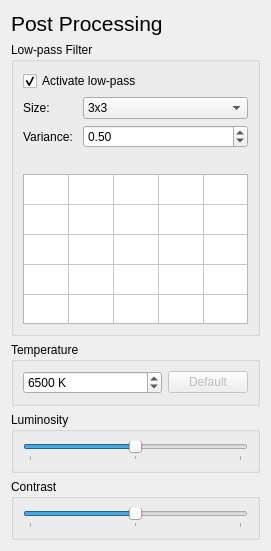
<?xml version="1.0" encoding="UTF-8"?>
<ui version="4.0">
 <class>QGlPostProdUnit</class>
 <widget class="QWidget" name="QGlPostProdUnit">
  <property name="geometry">
   <rect>
    <x>0</x>
    <y>0</y>
    <width>269</width>
    <height>551</height>
   </rect>
  </property>
  <property name="windowTitle">
   <string>Post Prod Panel</string>
  </property>
  <layout class="QVBoxLayout" name="verticalLayout_2">
   <item>
    <widget class="QLabel" name="postProdTitleLabel">
     <property name="styleSheet">
      <string notr="true">font-size: 16pt;</string>
     </property>
     <property name="text">
      <string>Post Processing</string>
     </property>
    </widget>
   </item>
   <item>
    <widget class="QGroupBox" name="lowpassFilterGroup">
     <property name="title">
      <string>Low-pass Filter</string>
     </property>
     <layout class="QVBoxLayout" name="verticalLayout">
      <item>
       <widget class="QCheckBox" name="activateLowpassCheck">
        <property name="text">
         <string>Activate low-pass</string>
        </property>
        <property name="checked">
         <bool>true</bool>
        </property>
       </widget>
      </item>
      <item>
       <layout class="QFormLayout" name="lowpassParamForm">
        <item row="0" column="0">
         <widget class="QLabel" name="lowpassSizeLabel">
          <property name="text">
           <string>Size: </string>
          </property>
         </widget>
        </item>
        <item row="0" column="1">
         <widget class="QComboBox" name="lowpassSizeCombo">
          <item>
           <property name="text">
            <string>3x3</string>
           </property>
          </item>
          <item>
           <property name="text">
            <string>5x5</string>
           </property>
          </item>
         </widget>
        </item>
        <item row="1" column="0">
         <widget class="QLabel" name="lowpassVarianceLabel">
          <property name="text">
           <string>Variance: </string>
          </property>
         </widget>
        </item>
        <item row="1" column="1">
         <widget class="QDoubleSpinBox" name="lowpassVarianceSpin">
          <property name="maximum">
           <double>5.000000000000000</double>
          </property>
          <property name="singleStep">
           <double>0.100000000000000</double>
          </property>
          <property name="value">
           <double>0.500000000000000</double>
          </property>
         </widget>
        </item>
       </layout>
      </item>
      <item>
       <widget class="QTableWidget" name="kernelTable">
        <property name="minimumSize">
         <size>
          <width>225</width>
          <height>150</height>
         </size>
        </property>
        <property name="maximumSize">
         <size>
          <width>225</width>
          <height>150</height>
         </size>
        </property>
        <property name="verticalScrollBarPolicy">
         <enum>Qt::ScrollBarAlwaysOff</enum>
        </property>
        <property name="horizontalScrollBarPolicy">
         <enum>Qt::ScrollBarAlwaysOff</enum>
        </property>
        <attribute name="horizontalHeaderVisible">
         <bool>false</bool>
        </attribute>
        <attribute name="horizontalHeaderDefaultSectionSize">
         <number>45</number>
        </attribute>
        <attribute name="horizontalHeaderMinimumSectionSize">
         <number>41</number>
        </attribute>
        <attribute name="verticalHeaderVisible">
         <bool>false</bool>
        </attribute>
        <attribute name="verticalHeaderDefaultSectionSize">
         <number>30</number>
        </attribute>
        <row>
         <property name="text">
          <string>x-2</string>
         </property>
        </row>
        <row>
         <property name="text">
          <string>x-1</string>
         </property>
        </row>
        <row>
         <property name="text">
          <string>x0</string>
         </property>
        </row>
        <row>
         <property name="text">
          <string>x+1</string>
         </property>
        </row>
        <row>
         <property name="text">
          <string>x+2</string>
         </property>
        </row>
        <column>
         <property name="text">
          <string>y-2</string>
         </property>
        </column>
        <column>
         <property name="text">
          <string>y-1</string>
         </property>
        </column>
        <column>
         <property name="text">
          <string>y0</string>
         </property>
        </column>
        <column>
         <property name="text">
          <string>y+1</string>
         </property>
        </column>
        <column>
         <property name="text">
          <string>y+2</string>
         </property>
        </column>
        <item row="0" column="0">
         <property name="text">
          <string/>
         </property>
         <property name="flags">
          <set>NoItemFlags</set>
         </property>
        </item>
       </widget>
      </item>
     </layout>
    </widget>
   </item>
   <item>
    <widget class="QGroupBox" name="temperatureGroup">
     <property name="title">
      <string>Temperature</string>
     </property>
     <layout class="QHBoxLayout" name="horizontalLayout">
      <item>
       <widget class="QSpinBox" name="temperatureSpin">
        <property name="buttonSymbols">
         <enum>QAbstractSpinBox::UpDownArrows</enum>
        </property>
        <property name="suffix">
         <string> K</string>
        </property>
        <property name="minimum">
         <number>2000</number>
        </property>
        <property name="maximum">
         <number>20000</number>
        </property>
        <property name="singleStep">
         <number>250</number>
        </property>
        <property name="value">
         <number>6500</number>
        </property>
       </widget>
      </item>
      <item>
       <widget class="QPushButton" name="temperatureDefaultBtn">
        <property name="enabled">
         <bool>false</bool>
        </property>
        <property name="sizePolicy">
         <sizepolicy hsizetype="Maximum" vsizetype="Fixed">
          <horstretch>0</horstretch>
          <verstretch>0</verstretch>
         </sizepolicy>
        </property>
        <property name="text">
         <string>Default</string>
        </property>
       </widget>
      </item>
     </layout>
    </widget>
   </item>
   <item>
    <widget class="QGroupBox" name="luminosityGroup">
     <property name="title">
      <string>Luminosity</string>
     </property>
     <layout class="QHBoxLayout" name="horizontalLayout_3">
      <item>
       <widget class="QSlider" name="luminositySlider">
        <property name="maximum">
         <number>100</number>
        </property>
        <property name="value">
         <number>50</number>
        </property>
        <property name="orientation">
         <enum>Qt::Horizontal</enum>
        </property>
        <property name="tickPosition">
         <enum>QSlider::TicksBelow</enum>
        </property>
        <property name="tickInterval">
         <number>50</number>
        </property>
       </widget>
      </item>
     </layout>
    </widget>
   </item>
   <item>
    <widget class="QGroupBox" name="contrastGroup">
     <property name="title">
      <string>Contrast</string>
     </property>
     <layout class="QHBoxLayout" name="horizontalLayout_2">
      <item>
       <widget class="QSlider" name="contrastSlider">
        <property name="maximum">
         <number>100</number>
        </property>
        <property name="value">
         <number>50</number>
        </property>
        <property name="orientation">
         <enum>Qt::Horizontal</enum>
        </property>
        <property name="tickPosition">
         <enum>QSlider::TicksBelow</enum>
        </property>
        <property name="tickInterval">
         <number>50</number>
        </property>
       </widget>
      </item>
     </layout>
    </widget>
   </item>
  </layout>
 </widget>
 <resources/>
 <connections/>
</ui>
